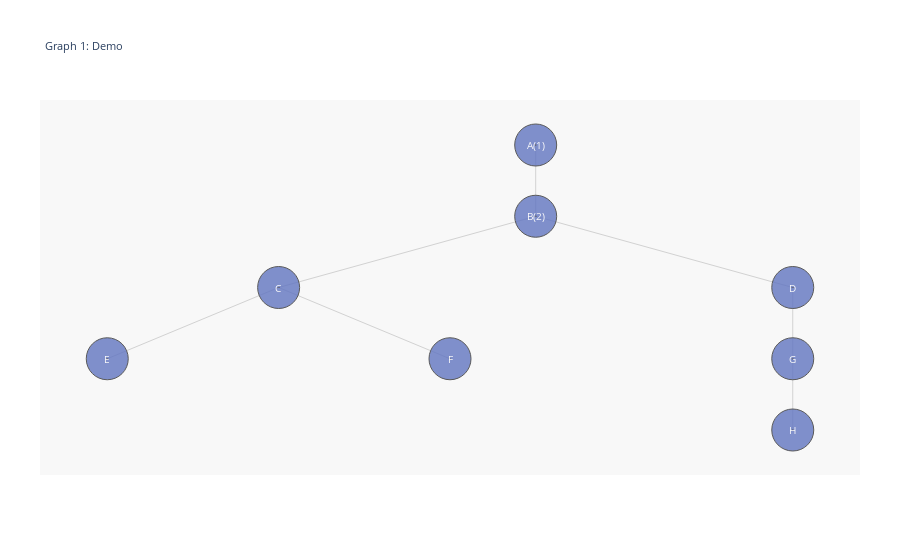

Write notebook code for a chart like this one.
### Code cell
from demopy.notebooks.visualizing_graphs import visualize_graph_as_tree
fig = visualize_graph_as_tree(graphDef)
fig.show()

### Figure 1 — Plotly figure (JSON) as saved in the notebook; plotly's stock layout.template omitted (floating-point values rounded to 4 significant figures)
{"data": [{"hoverinfo": "none", "line": {"color": "rgb(210,210,210)", "width": 1}, "mode": "lines", "type": "scatter", "x": [0, 0, null, 0, -0.75, null, 0, 0.75, null, -0.75, -1.25, null, -0.75, -0.25, null, 0.75, 0.75, null, 0.75, 0.75, null], "y": [8, 7, null, 7, 6, null, 7, 6, null, 6, 5, null, 6, 5, null, 6, 5, null, 5, 4, null]}, {"hoverinfo": "text", "marker": {"color": "#6175c1", "line": {"color": "rgb(50,50,50)", "width": 1}, "size": 42, "symbol": "circle-dot"}, "mode": "markers", "name": "bla", "opacity": 0.8, "text": ["Node A deeper desc", "Node B", "C", "D", "E", "F", "G", "H"], "type": "scatter", "x": [0, 0, -0.75, 0.75, -1.25, -0.25, 0.75, 0.75], "y": [8, 7, 6, 6, 5, 5, 5, 4]}], "layout": {"annotations": [{"font": {"color": "rgb(250,250,250)", "size": 10}, "showarrow": false, "text": "A(1)", "x": 0, "xref": "x", "y": 8, "yref": "y"}, {"font": {"color": "rgb(250,250,250)", "size": 10}, "showarrow": false, "text": "B(2)", "x": 0, "xref": "x", "y": 7, "yref": "y"}, {"font": {"color": "rgb(250,250,250)", "size": 10}, "showarrow": false, "text": "C", "x": -0.75, "xref": "x", "y": 6, "yref": "y"}, {"font": {"color": "rgb(250,250,250)", "size": 10}, "showarrow": false, "text": "D", "x": 0.75, "xref": "x", "y": 6, "yref": "y"}, {"font": {"color": "rgb(250,250,250)", "size": 10}, "showarrow": false, "text": "E", "x": -1.25, "xref": "x", "y": 5, "yref": "y"}, {"font": {"color": "rgb(250,250,250)", "size": 10}, "showarrow": false, "text": "F", "x": -0.25, "xref": "x", "y": 5, "yref": "y"}, {"font": {"color": "rgb(250,250,250)", "size": 10}, "showarrow": false, "text": "G", "x": 0.75, "xref": "x", "y": 5, "yref": "y"}, {"font": {"color": "rgb(250,250,250)", "size": 10}, "showarrow": false, "text": "H", "x": 0.75, "xref": "x", "y": 4, "yref": "y"}], "font": {"size": 8}, "hovermode": "closest", "margin": {"b": 85, "l": 40, "r": 40, "t": 100}, "plot_bgcolor": "rgb(248,248,248)", "showlegend": false, "title": {"text": "Graph 1: Demo"}, "xaxis": {"showgrid": false, "showline": false, "showticklabels": false, "zeroline": false}, "yaxis": {"showgrid": false, "showline": false, "showticklabels": false, "zeroline": false}}}
